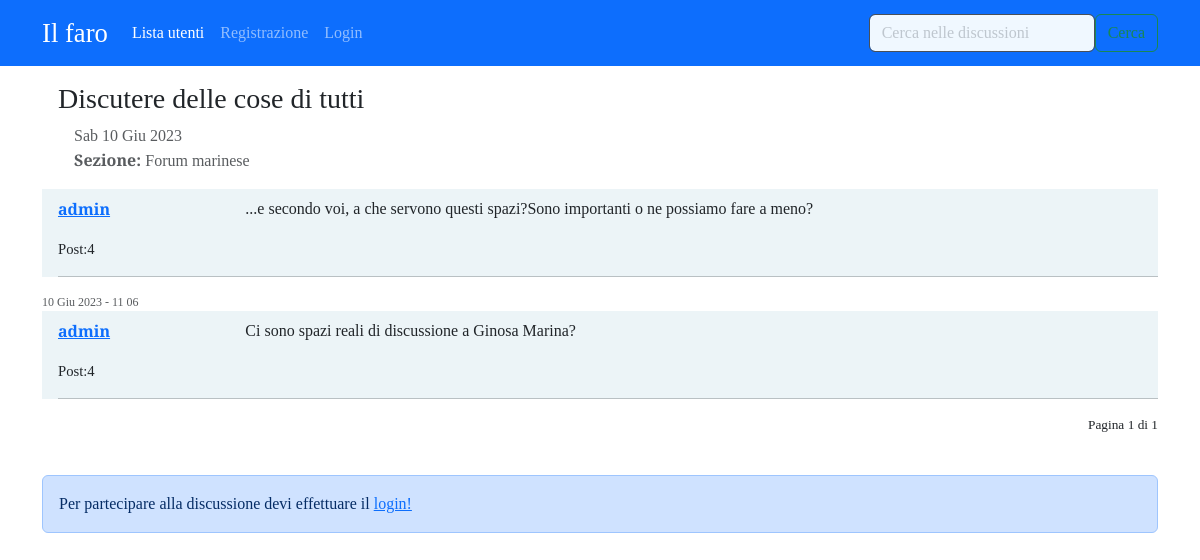
The page /forum/discussione/4/ on the database its author committed.
### forum/models.py (models this page shows, shortened)
class Discussione (models.Model):
    titolo=models.CharField(max_length=150)
    data_creazione= models.DateTimeField(auto_now_add=True)
    autore_discussione= models.ForeignKey(User, on_delete=models.CASCADE, related_name="discussioni")
    sezione_appartenenza =  models.ForeignKey (Sezione, on_delete=models.CASCADE)
    class Meta:
        verbose_name ="Discussione"
        verbose_name_plural ="Discussioni"

class Post(models.Model):
        autore_post= models.ForeignKey(User, on_delete=models.CASCADE, related_name="posts")
        contenuto=models.TextField()
        data_creazione= models.DateTimeField(auto_now_add=True)
        discussione= models.ForeignKey(Discussione, on_delete=models.CASCADE)
        class Meta:
            verbose_name ="Post"
            verbose_name_plural ="Posts"

class Sezione (models.Model):
    nome_sezione = models.CharField(max_length=80)
    descrizione = models.CharField(max_length=150, blank=True, null=True)
    logosezione = models.ImageField(blank=True, null=True)
    def __str__(self):
        return self.nome_sezione
    class Meta:
        verbose_name ="Sezione"
        verbose_name_plural ="Sezioni"

### forum/views.py (the view)
# urls.py: path("discussione/<int:pk>/", views.visualizza_discussione, name ="visualizza_discussione"),
def visualizza_discussione(request, pk):
     discussione = get_object_or_404 (Discussione, pk=pk)
     posts_discussione = Post.objects.filter(discussione=discussione).order_by("-data_creazione")
     paginator=Paginator(posts_discussione, 7)
     page=request.GET.get("pagina")
     posts=paginator.get_page (page)
     form_risposta=PostModelForm()
     context={"discussione":discussione,
              "posts_discussione": posts,
              "form_risposta": form_risposta,
              }
     return render (request, "forum/singola_discussione.html", context)

### forum/forms.py
class PostModelForm(forms.ModelForm):
    class Meta:
        model = Post
        fields = ["contenuto"]
        widgets = {
            "contenuto" : forms.Textarea(attrs={'rows' : '5'})
        }
        labels = {"contenuto" : "Messaggio"}

### forum/templates/forum/singola_discussione.html (shortened to what this page needs)
{% extends 'base.html' %}
{% load crispy_forms_tags %}
{%block content%}
{% for post in posts_discussione %}
    <div class=" card-my5">
    {% if forloop.first and not "pagina" in request.get_full_path %}
        <div class="card-header ps-3">
            <h3 class="mt-3">{{discussione.titolo}}</h3>
            <p class="text-muted ps-3">{{discussione.data_creazione|date:"D d M Y "}}
            <br> <strong> Sezione: </strong>{{discussione.sezione_appartenenza}}</p>
        </div>
    {% else %}
        <div class="my-0 card-header py=0">
            <p class="text-muted mb-0 " style="font-size: 9pt;">
            {{post.data_creazione|date:"d M Y - H m"}}
 {% endif %}
        <div class="card-body pt-2 ps-3" style="background-color: #ecf4f7;">
                <div class="row">
                    <div class="col-xl-2 col-4">
                        <p><a href="{% url 'user_profile' username=post.autore_post.username %}"><strong>{{ post.autore_post}}</strong></a></p>
                        <p class="my-0" style="font-size: 11pt;">Post:{{ post.autore_post.posts.count }}</p>
                    </div>
                    <div class="col-xl-10 col-8">
                        <p class="my-0">{{ post.contenuto|linebreaks}}</p>
                    </div>
                </div>
            <hr>
        </div>
</div>
    {% endfor %}
    <div class="text-end" style="font-size: 10pt;">
        <span class="step-links">
            <span class="current">
                Pagina {{ posts_discussione.number }} di {{ posts_discussione.paginator.num_pages }}
            </span>
        </span>
    </div>
    <br>
{% if request.user.is_authenticated%}
    {% include 'forum/form_risposta.html' %}
{% else %}
    <div class="mt-3 alert alert-primary container" role="alert">
        Per partecipare alla discussione devi effettuare il <a href="{% url 'login' %}?next={{request.get_full_path}}"?next={{request.get_full_path}}>login!</a>
   {%endif%}
    {% endblock %}

### static-storage/css/agora.css (style rules this page uses)
body { font-family: 'Slabo 27px', serif; }

### rows shown on the page
Post: autore_post "admin", autore_post.posts.count "4", contenuto "...e secondo voi, a che servono questi spazi?Sono importanti o ne possiamo fare a meno?"
Discussione: titolo "Discutere delle cose di tutti", data_creazione "Sab 10 Giu 2023", sezione_appartenenza "Forum marinese"
Post: data_creazione "10 Giu 2023 - 11 06", autore_post "admin", autore_post.posts.count "4", contenuto "Ci sono spazi reali di discussione a Ginosa Marina?"

### other values the page prints
{{ posts_discussione.number }} "1"
{{ posts_discussione.paginator.num_pages }} "1"
